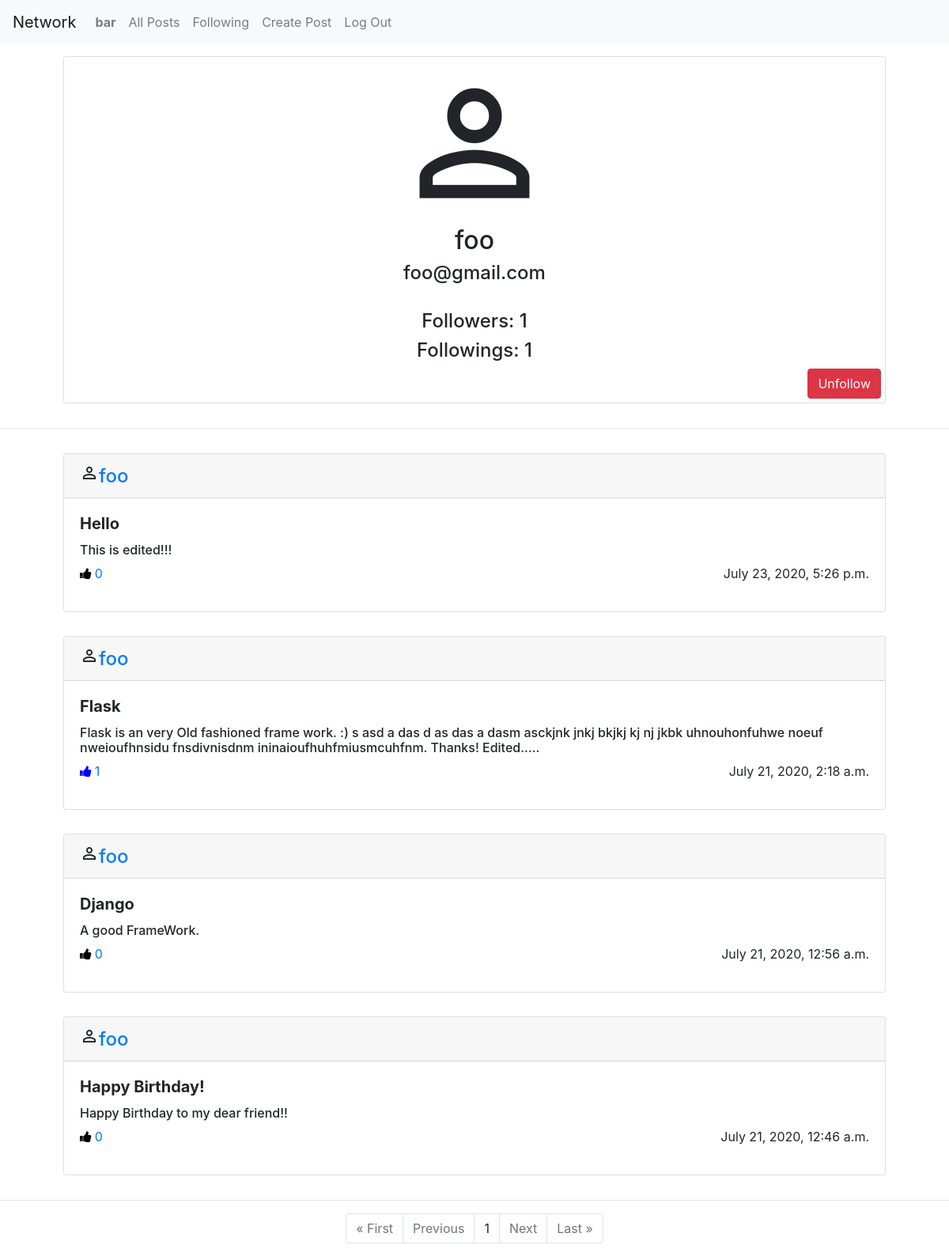
The app's page /profile/foo (signed in) with its own data.
### network/models.py (models this page shows, shortened)
class User(AbstractUser):
    pass

class Post(models.Model):
    user = models.ForeignKey(User,on_delete = models.CASCADE,related_name="creator")
    title = models.CharField(max_length = 500)
    post = models.TextField()
    liked = models.ManyToManyField(User,blank = True, default = None,related_name="likers")
    time = models.DateTimeField(default = datetime.now())

### network/views.py (the view, shortened to what this page needs)
# urls.py: path("profile/<str:username>", views.profile, name = "profile"),
@csrf_exempt
@login_required
def profile(request,username):
    user = User.objects.get(username = username)
    posts = Post.objects.filter(user = user).order_by('-time')
    follower = Profile.objects.filter(following = user)
    following = Profile.objects.filter(follower = user)
    p = Paginator(posts, 10)
    pnumber = request.GET.get('page')
    obj = p.get_page(pnumber)
    if request.method == "GET":
        do = Profile.objects.filter(follower = request.user , following = user)
        return render(request,"network/profile.html",{"Puser": user,"obj":obj,"follower":follower,"following":following,"do":do})
    return render(request,"network/profile.html",{"Puser": user,"obj":obj,"follower":follower,"following":following,"do":do})

### network/templates/network/profile.html (shortened to what this page needs)
{% extends "network/layout.html" %}
{% block body %}
  <div class="col d-flex justify-content-center">
    <div class="card" style="width: 65rem; margin: 15px 0px; text-align:center; padding:5px;">
      <span class="material-icons" style="font-size:13rem;">perm_identity</span>
      <h2>{{Puser.username}}</h2>
      <h4>{{Puser.email}}</h4><br>
      <h4>Followers: {{follower.count}}</h4>
      <h4>Followings: {{following.count}}</h4>
    <form class="text-right" method="post" action="/profile/{{Puser.username}}">
        {% if request.user != Puser %}
          {% if do %}
            <button type="submit" name="button" class="btn btn-danger">Unfollow</button>
          {% else %}
            <button type="submit" name="button" class="btn btn-success">Follow</button>
          {% endif %}
        {% endif %}
  </form>
</div>
</div>
  <hr>
  <div id="all-posts">
    {% for post in obj %}
    <div class="col d-flex justify-content-center">
    <div class="card" style="width: 65rem; margin: 15px 0px;">
    <h4 class="card-header"><span class="material-icons">perm_identity</span><a href="/profile/{{post.user.username}}">{{post.user.username}}</a></h4>
      <div class="card-body" style="border: 3px;">
            <h5 class="card-title"><strong>{{post.title}}</strong></h5>
            <h6 class="card-text">{{post.post}}</h6>
        {% if user.is_authenticated %}
          {% if request.user == post.user %}
            <a href="/edits/{{post.id}}" method="GET" id="edit" class="btn btn-dark" >Edit</a>
          {% elif request.user in post.liked.all %}
             <a class="like" href="#" data-catid="{{ post.id }}" id="{{post.id}}" data-total="{{post.liked.all.count}}"  data-value="Unlike" value="submit"><i class="fa fa-thumbs-up" id="heart{{post.id}}" style="margin-right: 4px; color:blue;"></i><span id="liked{{post.id}}">{{post.liked.all.count}}</span></a>
          {% else %}
            <a class="like" href="#" data-catid="{{ post.id }}" id="{{post.id}}" data-total="{{post.liked.all.count}}"  data-value="Like" value="submit"><i class="fa fa-thumbs-up" id="heart{{post.id}}" style="margin-right: 4px; color:black;"></i><span id="liked{{post.id}}">{{post.liked.all.count}}</span></a>
          {% endif %}
        {% else %}
          <p><strong>{{post.liked.all.count}}</strong> people liked.</p>
        {% endif %}
          <p class="time" style="float:right;">{{post.time}}</p>
      </div>
    </div>
    </div>
    {% endfor %}
  </div>
  <hr>
     <div class="container">
       <ul class="pagination justify-content-center">
     {% if obj.has_previous %}
       <li class="page-item"><a href="?page=1" class="page-link">&laquo; First</a></li>
       <li class="page-item"><a href="?page={{ obj.previous_page_number }}" class="page-link">Previous</a></li>
     {% else %}
       <li class="page-item disabled"><a class="page-link">&laquo; First</a></li>
       <li class="page-item disabled"><a class="page-link">Previous</a></li>
     {% endif %}
       <li class="page-item"><a class="page-link">{{ obj.number }}</a></li>
      {% if obj.has_next %}
         <li class="page-item"><a href="?page={{ obj.next_page_number }}" class="page-link">Next</a></li>
         <li class="page-item"><a href="?page={{ obj.paginator.num_pages }}" class="page-link">Last &raquo;</a></li>
    {% else %}
         <li class="page-item disabled"><a class="page-link">Next</a></li>
         <li class="page-item disabled"><a class="page-link">Last &raquo;</a></li>
   {% endif %}
         </ul>
     </div>
{% endblock %}

### network/templates/network/layout.html (shortened to what this page needs)
{% load static %}
<!DOCTYPE html>
<html lang="en">
    <head>
        <link rel="stylesheet" href="https://stackpath.bootstrapcdn.com/bootstrap/4.4.1/css/bootstrap.min.css">
        <link href="{% static 'network/styles.css' %}" rel="stylesheet">
        <link rel="stylesheet" href="https://cdnjs.cloudflare.com/ajax/libs/font-awesome/4.7.0/css/font-awesome.min.css">
    </head>
    <body>
        <nav class="navbar navbar-expand-lg navbar-light bg-light">
            <a class="navbar-brand" href="{% url 'index' %}">Network</a>
            <div>
              <ul class="navbar-nav mr-auto">
                {% if user.is_authenticated %}
                    <li class="nav-item">
                        <a class="nav-link" href="/profile/{{user.username}}"><strong>{{ user.username }}</strong></a>
                    </li>
                {% endif %}
                <li class="nav-item">
                  <a class="nav-link" href="{% url 'index' %}">All Posts</a>
                </li>
                {% if user.is_authenticated %}
                    <li class="nav-item">
                        <a class="nav-link" href="/following">Following</a>
                    </li>
                    <li class="nav-item">
                        <a class="nav-link" onclick="createPost();" href="javascript:void(0);">Create Post</a>
                    </li>
                    <li class="nav-item">
                        <a class="nav-link" href="{% url 'logout' %}">Log Out</a>
                    </li>
                {% endif %}
              </ul>
            </div>
          </nav>
        <div class="body">
            {% block body %}
            {% endblock %}
        </div>
    </body>
</html>

### network/static/network/styles.css (style rules this page uses)
span { cursor: pointer; }

### records on screen
User: username "bar"
User: username "foo", email "foo@gmail.com"
Post: user.username "foo", title "Hello", post "This is edited!!!", liked.all.count "0", time "July 23, 2020, 5:26 p.m."
Post: user.username "foo", title "Flask", post "Flask is an very Old fashioned frame work. :) s asd a das d as das a dasm asckjnk jnkj bkjkj kj nj jkbk uhnouhonfuhwe noeuf nweioufhnsidu fnsdivnisdnm ininaioufhuhfmiusmcuhfnm. Thanks! Edited.....", liked.all.count "1", time "July 21, 2020, 2:18 a.m."
Post: user.username "foo", title "Django", post "A good FrameWork.", liked.all.count "0", time "July 21, 2020, 12:56 a.m."
Post: user.username "foo", title "Happy Birthday!", post "Happy Birthday to my dear friend!!", liked.all.count "0", time "July 21, 2020, 12:46 a.m."

### other values on screen
{{ follower.count }} "1"
{{ following.count }} "1"
{{ obj.number }} "1"
